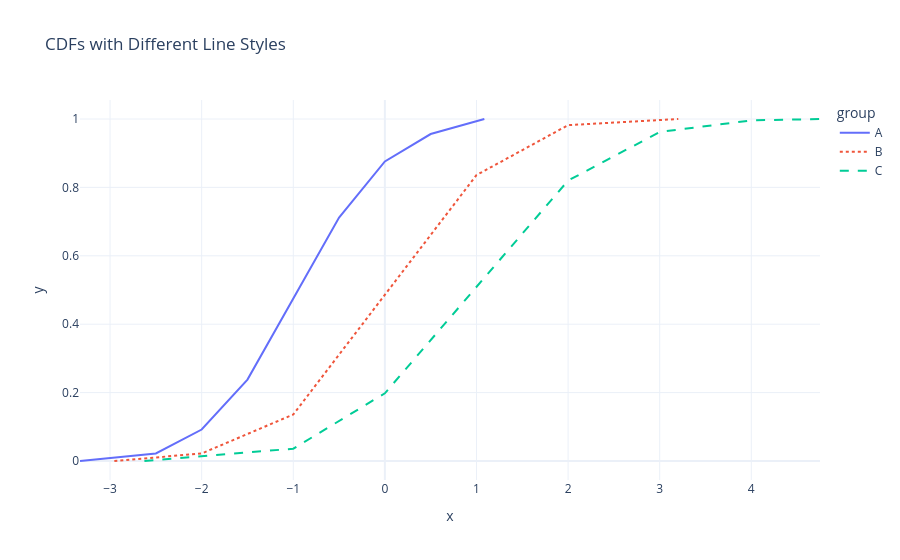

The cell this chart's notebook holds for it:
### Markdown cell above
### Using Line Dash Patterns

Distinguish groups with different line styles:

### Code cell
fig = cumulative(
    df,
    x="value",
    color="group",
    line_dash="group",
    title="CDFs with Different Line Styles",
    template="plotly_white",
)
fig.show()

### Figure 1 — Plotly figure (JSON) as saved in the notebook; plotly's stock layout.template omitted (floating-point values rounded to 4 significant figures)
{"data": [{"hovertemplate": "group=A<br>x=%{x}<br>y=%{y}<extra></extra>", "legendgroup": "A", "line": {"dash": "solid", "shape": "linear"}, "marker": {"color": "#636efa", "symbol": "circle"}, "mode": "lines", "name": "A", "orientation": "v", "showlegend": true, "type": "scatter", "x": [-3.328, -2.5, -2.0, -1.5, -0.5, 0.0, 0.5, 1.086], "xaxis": "x", "y": [0.0, 0.022, 0.092, 0.238, 0.712, 0.876, 0.956, 1.0], "yaxis": "y"}, {"hovertemplate": "group=B<br>x=%{x}<br>y=%{y}<extra></extra>", "legendgroup": "B", "line": {"dash": "dot", "shape": "linear"}, "marker": {"color": "#EF553B", "symbol": "circle"}, "mode": "lines", "name": "B", "orientation": "v", "showlegend": true, "type": "scatter", "x": [-2.953, -2.0, -1.0, 1.0, 2.0, 3.203], "xaxis": "x", "y": [0.0, 0.022, 0.136, 0.836, 0.982, 1.0], "yaxis": "y"}, {"hovertemplate": "group=C<br>x=%{x}<br>y=%{y}<extra></extra>", "legendgroup": "C", "line": {"dash": "dash", "shape": "linear"}, "marker": {"color": "#00cc96", "symbol": "circle"}, "mode": "lines", "name": "C", "orientation": "v", "showlegend": true, "type": "scatter", "x": [-2.625, -1.0, 0.0, 2.0, 3.0, 4.0, 4.75], "xaxis": "x", "y": [0.0, 0.036, 0.198, 0.82, 0.962, 0.996, 1.0], "yaxis": "y"}], "layout": {"legend": {"title": {"text": "group"}, "tracegroupgap": 0}, "title": {"text": "CDFs with Different Line Styles"}, "xaxis": {"anchor": "y", "domain": [0, 1], "title": {"text": "x"}}, "yaxis": {"anchor": "x", "domain": [0, 1], "title": {"text": "y"}}}}
